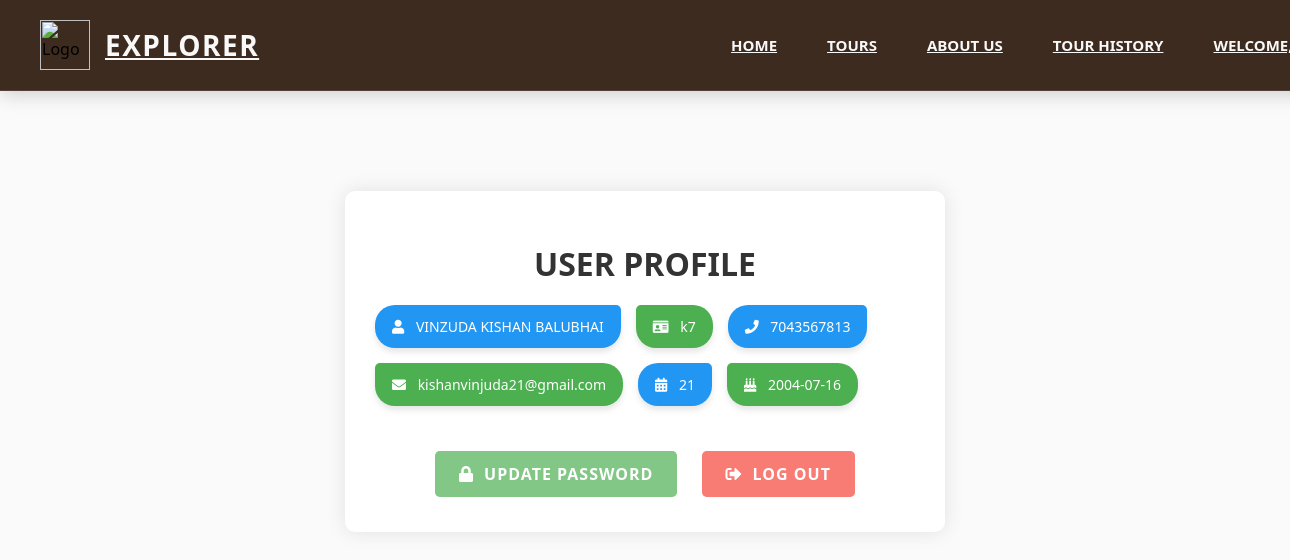
The app's page /profile.php (signed in) with its own data.
### tables this page shows
CREATE TABLE `user` (
  `id` int(99) NOT NULL,
  `name` varchar(99) NOT NULL,
  `email` varchar(99) NOT NULL,
  `un` varchar(99) NOT NULL,
  `phone` varchar(11) NOT NULL,
  `pass` varchar(99) NOT NULL,
  `date` date NOT NULL
);

### profile.php (the view, shortened to what this page needs)
<?php
require_once('confi.php');
$un = $_SESSION['un'];
$query="SELECT * FROM user where un='$un'" ;
$result = mysqli_query($con,$query);
?>
<html>
    <head>
    <link rel="stylesheet" href="https://cdnjs.cloudflare.com/ajax/libs/font-awesome/5.15.4/css/all.min.css">
</head>
<body >
<?php if($_SESSION['un'])
  {?>
     <nav class="navbar">
  <div class="logo-container">
    <img src="img/logo.png" alt="Logo" width="50" height="50">
    <a href="index.php" class="website-name">Explorer</a>
  </div>
  <ul class="nav-links">
    <li><a href="index.php">Home</a></li>
    <li class="dropdown">
      <a href="#">Tours</a>
    </li>
    <li><a href="aboutus.php">About Us</a></li>
    <li><a href="tourhistory.php">Tour History</a></li>
    <?php if($_SESSION['un']) { ?>
      <li><a href="profile.php">Welcome, <?php echo $un;?></a></li>
    <?php } else { ?>
      <li><a href="register.php">Register</a></li>
      <li><a href="login.php">Login</a></li>
    <?php } ?>
  </ul>
</nav>
<?php
}?>
                <?php
                while($row = mysqli_fetch_assoc($result))
                {
                    ?>
                    <div class="container">
  <h1>User Profile</h1>
  <div class="profile-info">
    <div class="sticker"><i class="fas fa-user"></i> <?php echo $row['name']; ?></div>
    <div class="sticker"><i class="fas fa-id-card"></i> <?php echo $row['un']; ?></div>
    <div class="sticker"><i class="fas fa-phone"></i> <?php echo $row['phone']; ?></div>
    <div class="sticker"><i class="fas fa-envelope"></i> <?php echo $row['email']; ?></div>
    <div class="sticker"><i class="fas fa-calendar-alt"></i> <?php
      function calculateAge($birthDate){
          $today = new DateTime();
          $diff = $today->diff(new DateTime($birthDate));
          return $diff->y;
      }
      $birthDate = $row['date'];
      $age = calculateAge($birthDate);
      echo $age;
      ?></div>
    <div class="sticker"><i class="fas fa-birthday-cake"></i> <?php echo $row['date']; ?></div>
  </div>
  <div class="btn-container">
    <a href="changepassword.php?email=<?php echo $row['email'];?>" class="btn update"><i class="fas fa-lock"></i><span>Update Password</span></a>
    <a href="logout.php" class="btn logout"><i class="fas fa-sign-out-alt"></i><span>Log Out</span></a>
  </div>
</div>
                    <?php
                }
                ?>
</body>
</html>

### profile.php (style rules this page uses)
body { font-family: 'Segoe UI', Tahoma, Geneva, Verdana, sans-serif; margin: 0; padding: 0; background-color: #fafafa; }
.container { max-width: 600px; margin: 50px auto; background-color: #fff; border-radius: 10px; box-shadow: 0 0 20px rgba(0, 0, 0, 0.1); padding: 30px; box-sizing: border-box; margin-top: 100px; }
h1 { text-align: center; color: #333; margin-bottom: 20px; text-transform: uppercase; }
.profile-info { margin-bottom: 30px; display: flex; flex-wrap: wrap; }
.sticker { font-size: 14px; padding: 10px 15px; border-radius: 20px; margin-right: 15px; margin-bottom: 15px; display: inline-block; box-shadow: 0 4px 6px rgba(0, 0, 0, 0.1); transition: transform 0.3s; border: 2px solid transparent; }
.sticker:nth-child(odd) { background-color: #2196F3; color: white; border-radius: 20px 5px 20px 20px; }
.sticker:nth-child(even) { background-color: #4CAF50; color: white; border-radius: 5px 20px 20px 20px; }
.sticker i { margin-right: 8px; }
.btn-container { text-align: center; margin-top: 30px; }
.btn { padding: 12px 24px; margin: 0 10px; border: none; border-radius: 5px; background-color: #4CAF50; color: white; cursor: pointer; transition: background-color 0.3s; font-size: 16px; outline: none; text-transform: uppercase; font-weight: bold; letter-spacing: 1px; text-decoration: none; display: inline-block; position: relative; overflow: hidden; }
.btn::before { content: ''; position: absolute; top: 50%; left: 50%; width: 300%; height: 300%; background-color: rgba(255, 255, 255, 0.3); transition: all 0.3s; border-radius: 50%; transform: translate(-50%, -50%); z-index: 0; }
.btn span { z-index: 1; position: relative; }
.btn.logout { background-color: #f44336; }
.btn.logout::before { background-color: rgba(255, 255, 255, 0.3); }
.fa-lock, .fa-sign-out-alt { margin-right: 10px; }
.navbar { background: #3d2b1f; width: 100%; padding: 20px 40px; display: flex; justify-content: space-between; align-items: center; backdrop-filter: blur(12px); border-bottom: 1px solid rgba(255, 255, 255, 0.1); box-shadow: 0 2px 20px rgba(0, 0, 0, 0.2); }
.navbar .logo-container { display: flex; align-items: center; gap: 15px; flex-grow: 1; }
.navbar .website-name { color: #f9f9f9; font-size: 28px; font-weight: 700; text-transform: uppercase; letter-spacing: 1.5px; }
.navbar .nav-links { list-style-type: none; display: flex; gap: 20px; font-size: 15px; margin-left: auto; }
.navbar .nav-links li a { color: #f9f9f9; font-weight: 600; text-transform: uppercase; transition: color 0.3s ease; position: relative; padding: 5px 15px; }
.navbar .nav-links li a::after { content: ''; position: absolute; bottom: -6px; left: 0; width: 0; height: 2px; background: linear-gradient(90deg, #4a6cfa, #b537d2); transition: width 0.3s ease; }
.dropdown { position: relative; }

### records on screen
user: name "VINZUDA KISHAN BALUBHAI", un "k7", phone "7043567813", email "kishanvinjuda21@gmail.com", date "21", date "2004-07-16"
